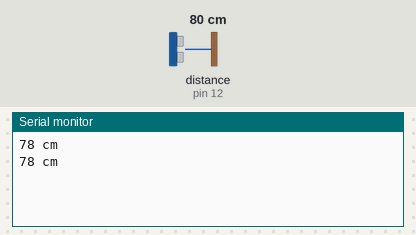
The sketch below on a simulated Arduino Uno, built with avr-gcc and run on an emulated ATmega328P. On the bench: the last lines printed to the serial monitor. Wiring (inferred from the names in the program): ultrasonic range finder: trigger pin 11; echo pin 12. Inputs (shaded band) come from the test bench; at power-on: distance to the obstacle (sensor on pin 12) 80 cm. The echo pulse lasts 58.3 µs per cm.

Above: at 7.4 s.
7.5 s: distance to the obstacle (sensor on pin 12) set to 2 cm
At 14.5 s:
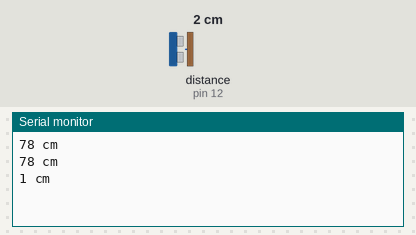
15.0 s: distance to the obstacle (sensor on pin 12) set to 4 cm
At 20.8 s:
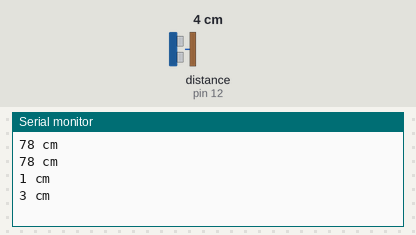
Timing chart, 0 to 22.3 s (numbered marks = the images above; inputs shaded):
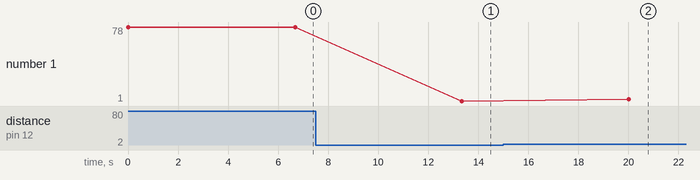

The sketch:

led02.ino
```cpp
#include "FastLED.h"            // 此示例程序需要使用FastLED库
#define NUM_LEDS 100      /* The amount of pixels/leds you have */
#define DATA_PIN 10      /* The pin your data line is connected to */
#define LED_TYPE WS2812B /* I assume you have WS2812B leds, if not just change it to whatever you have */
#define BRIGHTNESS 100   /* Control the brightness of your leds */
#define SATURATION 255
CRGB leds[NUM_LEDS];

#define trigPin 11
#define echoPin 12


void setup() {
Serial.begin (9600);
pinMode(trigPin, OUTPUT);
pinMode(echoPin, INPUT);
}


void loop() {
long duration, distance;
digitalWrite(trigPin, LOW);
  delayMicroseconds(2);
  // Sets the trigPin HIGH (ACTIVE) for 10 microseconds
  digitalWrite(trigPin, HIGH);
  delayMicroseconds(10);
  digitalWrite(trigPin, LOW);
  // Reads the echoPin, returns the sound wave travel time in microseconds
  duration = pulseIn(echoPin, HIGH);
  // Calculating the distance
  distance = duration * 0.034 / 2; // Speed of sound wave divided by 2 (go and back)
  // Displays the distance on the Serial Monitor

if (distance >= 100) {

  Serial.print(distance);
  Serial.println(" cm");
  fill_solid(leds, 120, CRGB::Black);
  FastLED.show();
  delay(25);

}

if (distance < 100) {
      Serial.print(distance);
      Serial.println(" cm");
      for (int j = 0; j < 255; j++) {
    for (int i = 0; i < NUM_LEDS; i++) {
      leds[i] = CHSV(i - (j * 2), SATURATION, BRIGHTNESS); /* The higher the value 4 the less fade there is and vice versa */
    }
    FastLED.show();
    delay(25);

}

delay(100);

}
}
```

Measured:
- after the input at 7.5 s, the serial monitor: prints a new line after 5.8 s (image 1)
- after the input at 15.0 s, the serial monitor: prints a new line after 5.0 s (image 2)
- plotted number 1: 78 → 1 after the input at 7.5 s, 1 → 3 after the input at 15.0 s
